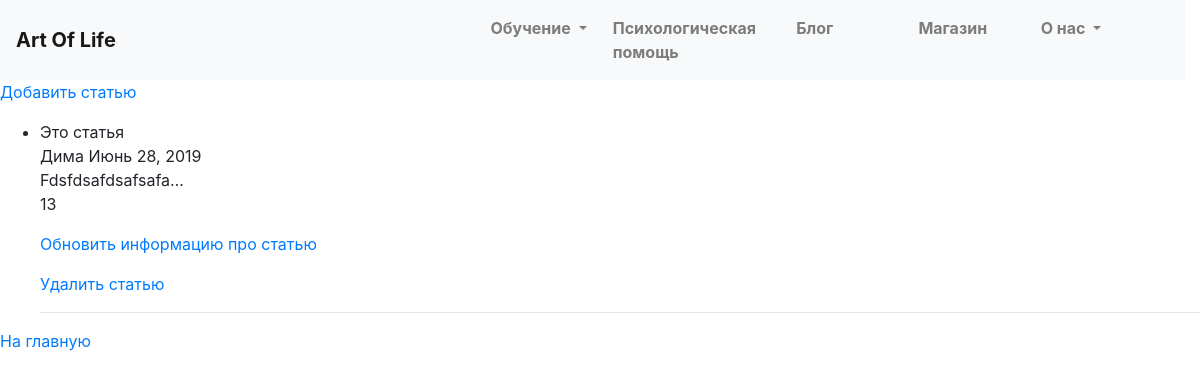
Page /article/ on the earlier database version.
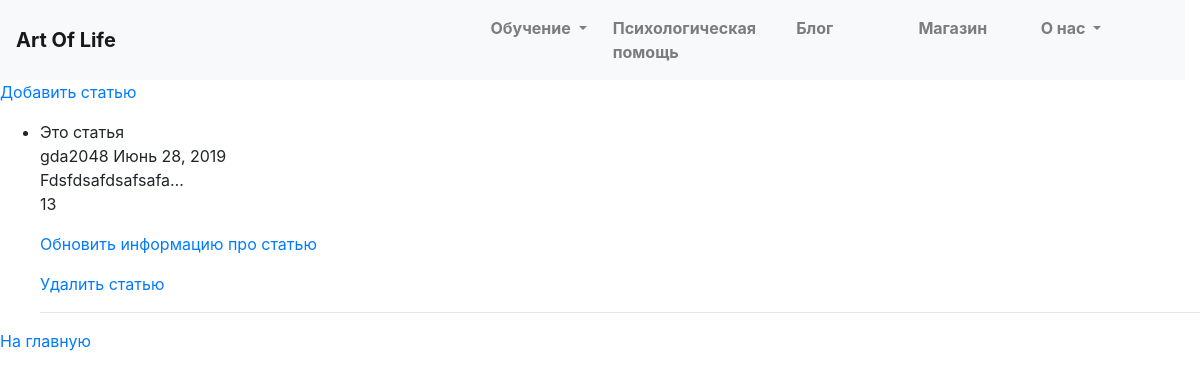
Same page on the later database version.
### main/models.py (models this page shows, shortened)
class Article(models.Model):
    id = models.AutoField(primary_key=True)
    name = models.CharField("Название", max_length=50)
    content = models.TextField("Контент", blank=True)
    content_min = models.TextField("Миниверсия статьи", max_length=300, blank=True)
    release_date = models.DateField("Дата выпуска статьи", auto_now=True)
    author = models.ForeignKey(Person, on_delete=models.CASCADE, verbose_name='Автор')
    class Meta:
        db_table = 'articles'
        ordering = ['release_date']
        verbose_name = 'Статья'
        verbose_name_plural = 'Статьи'

class Person(models.Model):
    id = models.AutoField(primary_key=True)
    full_name = models.CharField('Полное имя', max_length=50)
    name = models.CharField('Имя', max_length=20, unique=True)
    birth_date = models.DateField('Дата рождения')
    email = models.EmailField()
    info = models.TextField('Основная информация', blank=True)
    bio = models.TextField('Биография', blank=True)
    photo = models.FilePathField('Фотография', path=MEDIA_ROOT, null=True, blank=True)
    password = models.CharField('Пароль', max_length=50)
    user = models.OneToOneField(User, on_delete=models.CASCADE, related_name='profile', null=True, blank=True)
    class Meta:
        db_table = 'people'
        verbose_name = 'Специалист'
        verbose_name_plural = 'Специалисты'

### main/views.py (the view)
# urls.py: path('article/', views.ArticleListView.as_view(), name='article_list'),
class ArticleListView(ListView):
    model = Article
    template_name = 'articles.html'
    context_object_name = 'articles_list'
    paginate_by = 3

### templates/articles.html (shortened to what this page needs)
{% extends 'base.html' %}
{% block content %}
<a href="{%  url 'article_create' %}"><p>Добавить статью</p></a>
<ul>
    {% for article in articles_list %}
        <li>{{ article.name }}</li>
        {{ article.author.name }}
        {{ article.release_date }}
        {{ article.content|cut:'h' |cut:'H'| linebreaks |title| truncatechars:'20'}}
        <br>{{ 1 |add:"12" }}<br>
        <a href="{%  url 'article_update' pk=article.id %}"><p>Обновить информацию про статью</p></a>
        <a href="{%  url 'article_delete' pk=article.id %}"><p>Удалить статью</p></a>
    <hr>
    {% endfor %}
</ul>
<a href="{%  url 'main' %}"><p>На главную</p></a>
{% endblock %}

Differences in the rows shown:
changed through a linked row, Article "Это статья": author.name "Дима" → "gda2048"
